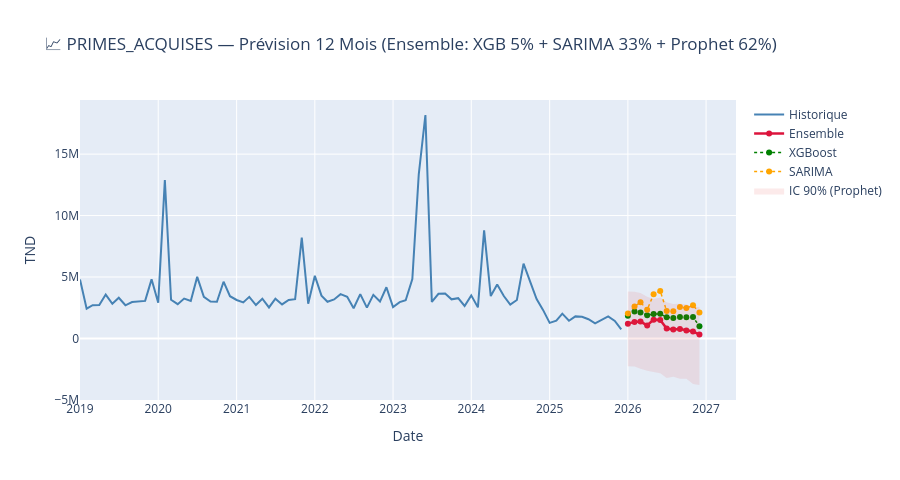

Here is the notebook cell this chart was saved with:
### Markdown cell above
## 6. Best Model — 12-Month Forward Forecast

### Code cell
# ── Ensemble 12-Month Forward Forecast ────────────────────────────────────
# Re-fit each model on FULL data (train + test), then produce a 12-month horizon.
# Ensemble weights were computed in Section 5 (inverse-MAPE).

future_dates = pd.date_range(
    start=ts_all.index[-1] + pd.DateOffset(months=1),
    periods=FORECAST_HORIZON, freq='MS'
)

# 1. Prophet on full data (also provides CI bands)
df_full = ts_all.reset_index().rename(columns={'DATE': 'ds', TARGET: 'y'})
m_final = Prophet(
    seasonality_mode='multiplicative',
    yearly_seasonality=True,
    weekly_seasonality=False,
    changepoint_prior_scale=0.3,
    seasonality_prior_scale=10.0,
    interval_width=0.90
)
m_final.fit(df_full)
fc_prophet_full = m_final.predict(m_final.make_future_dataframe(periods=FORECAST_HORIZON, freq='MS'))
fc_prophet_full = fc_prophet_full.set_index('ds')
fc_prophet_fwd  = fc_prophet_full.iloc[-FORECAST_HORIZON:]['yhat']
prophet_ci      = fc_prophet_full.iloc[-FORECAST_HORIZON:][['yhat_lower', 'yhat_upper']]

# 2. SARIMA on full data — same stable order as Section 4.2
sarima_full_res = SARIMAX(ts_all, order=(1,1,1), seasonal_order=(0,1,1,12),
                           enforce_stationarity=False, enforce_invertibility=True).fit(disp=False)
fc_sarima_fwd = pd.Series(sarima_full_res.forecast(steps=FORECAST_HORIZON).values, index=future_dates)

# 3. XGBoost recursive forecast on full data
xgb_full = xgb.XGBRegressor(
    n_estimators=500, learning_rate=0.05, max_depth=4,
    subsample=0.8, colsample_bytree=0.8
)
feat_df_full = create_lag_features(ts_all)
X_full = feat_df_full.drop(columns=[TARGET])
y_full = feat_df_full[TARGET]
xgb_full.fit(X_full, y_full, verbose=False)

history_vals = list(ts_all.values)
xgb_fwd_preds = []
_lags, _rolls = [1, 2, 3, 6, 12], [3, 6, 12]
for step in range(FORECAST_HORIZON):
    h = pd.Series(history_vals)
    row = {}
    for lag in _lags:
        row[f'lag_{lag}'] = h.iloc[-lag] if len(h) >= lag else np.nan
    for w in _rolls:
        wv = h.iloc[-w:] if len(h) >= w else h
        row[f'roll_mean_{w}'] = wv.mean()
        row[f'roll_std_{w}']  = wv.std()
    fdate = ts_all.index[-1] + pd.DateOffset(months=step + 1)
    row['month'] = fdate.month; row['quarter'] = fdate.quarter; row['year'] = fdate.year
    pred = float(xgb_full.predict(pd.DataFrame([row]))[0])
    xgb_fwd_preds.append(pred)
    history_vals.append(pred)
fc_xgb_fwd = pd.Series(xgb_fwd_preds, index=future_dates)

# 4. Weighted ensemble using Section 5 weights
fc_ensemble_fwd = pd.Series(
    weights['Prophet'] * fc_prophet_fwd.values
    + weights['SARIMA'] * fc_sarima_fwd.values
    + weights['XGBoost'] * fc_xgb_fwd.values,
    index=future_dates
)

# ── Plot ──────────────────────────────────────────────────────────────────
fig = go.Figure()
fig.add_trace(go.Scatter(x=ts_all.index, y=ts_all.values, name='Historique',
                          line=dict(color='steelblue', width=2)))
fig.add_trace(go.Scatter(x=future_dates, y=fc_ensemble_fwd.values,
                          name='Ensemble', line=dict(color='crimson', width=2.5)))
fig.add_trace(go.Scatter(x=future_dates, y=fc_xgb_fwd.values,
                          name='XGBoost', line=dict(color='green', width=1.5, dash='dot')))
fig.add_trace(go.Scatter(x=future_dates, y=fc_sarima_fwd.values,
                          name='SARIMA', line=dict(color='orange', width=1.5, dash='dot')))
fig.add_trace(go.Scatter(
    x=list(future_dates) + list(future_dates[::-1]),
    y=list(prophet_ci['yhat_upper']) + list(prophet_ci['yhat_lower'][::-1]),
    fill='toself', fillcolor='rgba(220,50,50,0.10)',
    line=dict(color='rgba(0,0,0,0)'), name='IC 90% (Prophet)'
))
fig.update_layout(
    title=(f'📈 {TARGET} — Prévision 12 Mois '
           f'(Ensemble: XGB {weights["XGBoost"]:.0%} + SARIMA {weights["SARIMA"]:.0%} + Prophet {weights["Prophet"]:.0%})'),
    xaxis_title='Date', yaxis_title='TND', height=480
)
fig.show()

print('\n12-Month Ensemble Forecast:')
summary_fwd = pd.DataFrame({
    'Ensemble':     fc_ensemble_fwd,
    'XGBoost':      fc_xgb_fwd,
    'SARIMA':       fc_sarima_fwd,
    'Prophet':      fc_prophet_fwd,
    'IC Inf (90%)': prophet_ci['yhat_lower'],
    'IC Sup (90%)': prophet_ci['yhat_upper'],
})
summary_fwd.index = [d.strftime('%Y-%m') for d in summary_fwd.index]
display(summary_fwd.style.format('{:,.0f}'))

### Figure 1 — Plotly figure (JSON) as saved in the notebook; plotly's stock layout.template omitted (floating-point values rounded to 4 significant figures)
{"data": [{"line": {"color": "steelblue", "width": 2}, "name": "Historique", "type": "scatter", "x": ["2019-01-01T00:00:00", "2019-02-01T00:00:00", "2019-03-01T00:00:00", "2019-04-01T00:00:00", "2019-05-01T00:00:00", "2019-06-01T00:00:00", "2019-07-01T00:00:00", "2019-08-01T00:00:00", "2019-09-01T00:00:00", "2019-10-01T00:00:00", "2019-11-01T00:00:00", "2019-12-01T00:00:00", "2020-01-01T00:00:00", "2020-02-01T00:00:00", "2020-03-01T00:00:00", "2020-04-01T00:00:00", "2020-05-01T00:00:00", "2020-06-01T00:00:00", "2020-07-01T00:00:00", "2020-08-01T00:00:00", "2020-09-01T00:00:00", "2020-10-01T00:00:00", "2020-11-01T00:00:00", "2020-12-01T00:00:00", "2021-01-01T00:00:00", "2021-02-01T00:00:00", "2021-03-01T00:00:00", "2021-04-01T00:00:00", "2021-05-01T00:00:00", "2021-06-01T00:00:00", "2021-07-01T00:00:00", "2021-08-01T00:00:00", "2021-09-01T00:00:00", "2021-10-01T00:00:00", "2021-11-01T00:00:00", "2021-12-01T00:00:00", "2022-01-01T00:00:00", "2022-02-01T00:00:00", "2022-03-01T00:00:00", "2022-04-01T00:00:00", "2022-05-01T00:00:00", "2022-06-01T00:00:00", "2022-07-01T00:00:00", "2022-08-01T00:00:00", "2022-09-01T00:00:00", "2022-10-01T00:00:00", "2022-11-01T00:00:00", "2022-12-01T00:00:00", "2023-01-01T00:00:00", "2023-02-01T00:00:00", "2023-03-01T00:00:00", "2023-04-01T00:00:00", "2023-05-01T00:00:00", "2023-06-01T00:00:00", "2023-07-01T00:00:00", "2023-08-01T00:00:00", "2023-09-01T00:00:00", "2023-10-01T00:00:00", "2023-11-01T00:00:00", "2023-12-01T00:00:00", "2024-01-01T00:00:00", "2024-02-01T00:00:00", "2024-03-01T00:00:00", "2024-04-01T00:00:00", "2024-05-01T00:00:00", "2024-06-01T00:00:00", "2024-07-01T00:00:00", "2024-08-01T00:00:00", "2024-09-01T00:00:00", "2024-10-01T00:00:00", "2024-11-01T00:00:00", "2024-12-01T00:00:00", "2025-01-01T00:00:00", "2025-02-01T00:00:00", "2025-03-01T00:00:00", "2025-04-01T00:00:00", "2025-05-01T00:00:00", "2025-06-01T00:00:00", "2025-07-01T00:00:00", "2025-08-01T00:00:00", "2025-09-01T00:00:00", "2025-10-01T00:00:00", "2025-11-01T00:00:00", "2025-12-01T00:00:00"], "y": [4791000.0, 2422000.0, 2703000.0, 2715000.0, 3567000.0, 2820000.0, 3310000.0, 2696000.0, 2957000.0, 2981000.0, 3053000.0, 4808000.0, 2905000.0, 12880000.0, 3150000.0, 2787000.0, 3242000.0, 3046000.0, 5009000.0, 3381000.0, 2994000.0, 2984000.0, 4617000.0, 3435000.0, 3128000.0, 2931000.0, 3381000.0, 2719000.0, 3232000.0, 2519000.0, 3238000.0, 2764000.0, 3134000.0, 3194000.0, 8196000.0, 2824000.0, 5092000.0, 3484000.0, 2980000.0, 3169000.0, 3601000.0, 3387000.0, 2459000.0, 3607000.0, 2505000.0, 3543000.0, 2999000.0, 4167000.0, 2556000.0, 2953000.0, 3106000.0, 4825000.0, 13360000.0, 18190000.0, 2975000.0, 3635000.0, 3664000.0, 3183000.0, 3274000.0, 2640000.0, 3504000.0, 2525000.0, 8797000.0, 3445000.0, 4394000.0, 3450000.0, 2753000.0, 3130000.0, 6088000.0, 4662000.0, 3198000.0, 2322000.0, 1267000.0, 1440000.0, 2013000.0, 1439000.0, 1793000.0, 1767000.0, 1562000.0, 1231000.0, 1506000.0, 1789000.0, 1427000.0, 735900.0]}, {"line": {"color": "crimson", "width": 2.5}, "name": "Ensemble", "type": "scatter", "x": ["2026-01-01T00:00:00", "2026-02-01T00:00:00", "2026-03-01T00:00:00", "2026-04-01T00:00:00", "2026-05-01T00:00:00", "2026-06-01T00:00:00", "2026-07-01T00:00:00", "2026-08-01T00:00:00", "2026-09-01T00:00:00", "2026-10-01T00:00:00", "2026-11-01T00:00:00", "2026-12-01T00:00:00"], "y": [1200000.0, 1345000.0, 1371000.0, 1057000.0, 1527000.0, 1495000.0, 805100.0, 727300.0, 758200.0, 643600.0, 568500.0, 316100.0]}, {"line": {"color": "green", "dash": "dot", "width": 1.5}, "name": "XGBoost", "type": "scatter", "x": ["2026-01-01T00:00:00", "2026-02-01T00:00:00", "2026-03-01T00:00:00", "2026-04-01T00:00:00", "2026-05-01T00:00:00", "2026-06-01T00:00:00", "2026-07-01T00:00:00", "2026-08-01T00:00:00", "2026-09-01T00:00:00", "2026-10-01T00:00:00", "2026-11-01T00:00:00", "2026-12-01T00:00:00"], "y": [1844000.0, 2187000.0, 2107000.0, 1887000.0, 1987000.0, 1999333, 1717658, 1669000.0, 1735000.0, 1723000.0, 1735000.0, 990400.0]}, {"line": {"color": "orange", "dash": "dot", "width": 1.5}, "name": "SARIMA", "type": "scatter", "x": ["2026-01-01T00:00:00", "2026-02-01T00:00:00", "2026-03-01T00:00:00", "2026-04-01T00:00:00", "2026-05-01T00:00:00", "2026-06-01T00:00:00", "2026-07-01T00:00:00", "2026-08-01T00:00:00", "2026-09-01T00:00:00", "2026-10-01T00:00:00", "2026-11-01T00:00:00", "2026-12-01T00:00:00"], "y": [2035000.0, 2597000.0, 2939000.0, 2325000.0, 3592000.0, 3863000.0, 2224000.0, 2220000.0, 2558000.0, 2468000.0, 2691000.0, 2114000.0]}, {"fill": "toself", "fillcolor": "rgba(220,50,50,0.10)", "line": {"color": "rgba(0,0,0,0)"}, "name": "IC 90% (Prophet)", "type": "scatter", "x": ["2026-01-01T00:00:00", "2026-02-01T00:00:00", "2026-03-01T00:00:00", "2026-04-01T00:00:00", "2026-05-01T00:00:00", "2026-06-01T00:00:00", "2026-07-01T00:00:00", "2026-08-01T00:00:00", "2026-09-01T00:00:00", "2026-10-01T00:00:00", "2026-11-01T00:00:00", "2026-12-01T00:00:00", "2026-12-01T00:00:00", "2026-11-01T00:00:00", "2026-10-01T00:00:00", "2026-09-01T00:00:00", "2026-08-01T00:00:00", "2026-07-01T00:00:00", "2026-06-01T00:00:00", "2026-05-01T00:00:00", "2026-04-01T00:00:00", "2026-03-01T00:00:00", "2026-02-01T00:00:00", "2026-01-01T00:00:00"], "y": [3826000.0, 3806000.0, 3692000.0, 3383000.0, 3217000.0, 3335000.0, 2944000.0, 2803000.0, 2814000.0, 2779000.0, 2568000.0, 2547000.0, -3793000.0, -3705000.0, -3289000.0, -3294000.0, -3119000.0, -3225000.0, -2832000.0, -2728000.0, -2640000.0, -2470000.0, -2280000.0, -2271000.0]}], "layout": {"height": 480, "title": {"text": "📈 PRIMES_ACQUISES — Prévision 12 Mois (Ensemble: XGB 5% + SARIMA 33% + Prophet 62%)"}, "xaxis": {"title": {"text": "Date"}}, "yaxis": {"title": {"text": "TND"}}}}
